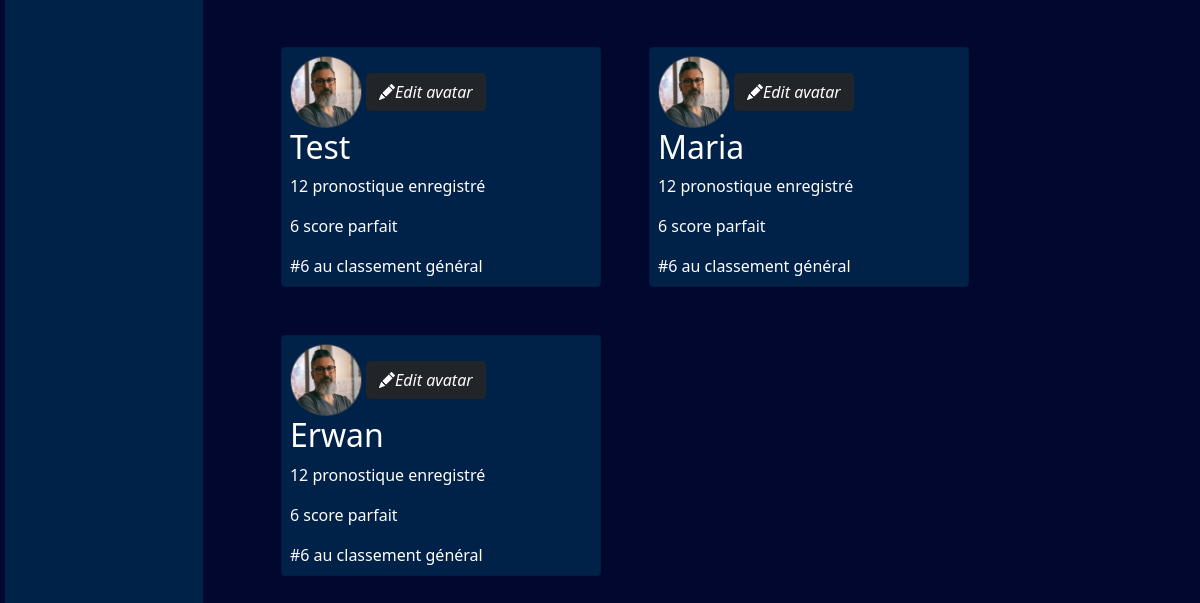
Before: /template/profile.php (lower part) with the older database file.
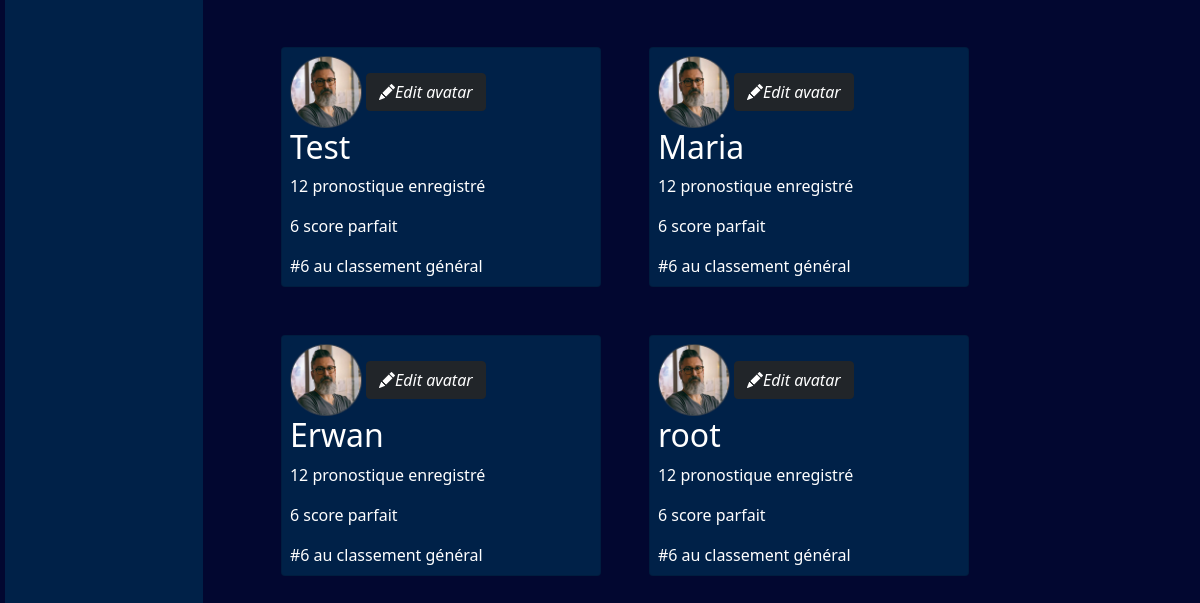
After: the same page with the newer database file.
### tables this page shows
CREATE TABLE users(
    id INTEGER PRIMARY KEY AUTOINCREMENT NOT NULL,
    username TEXT NOT NULL UNIQUE,
    password TEXT NOT NULL ,
    email TEXT NOT NULL UNIQUE,
    created_at DATETIME DEFAULT CURRENT_TIMESTAMP
, score INTEGER NOT NULL DEFAULT 0, picture TEXT DEFAULT fixture);

### template/profile.php (the view, shortened to what this page needs)
<?php
include('header.php');
include_once('../template/functions/lateralNavbar.php');
$sql = 'SELECT * FROM users ASC;';
$stmt = $db->prepare($sql);
$stmt->execute();
$users = $stmt->fetchAll(PDO::FETCH_ASSOC);
?>
<div class="row container mx-auto p-1 col-8 col-xl-9 ">
    <?php
foreach($users as $user){
    $picture = $user['picture'];
    $firstname = $user['username'];
    if(($picture) !== "fixture"){
      $avatar = "../assets/img/userfile/". $_SESSION['user']['pseudo'] ."/" . $picture;
    }else{
      $avatar = "../assets/img/fixture.png" ;
    }
?>
<div class="d-flex col-6 card p-2 m-4 text-white" style="width: 20rem;">
  <div class="position-relative">
    <img class="card-img-top" src="<?php echo $avatar?> " alt="Card image cap">
    <button type="button" class="btn btn-dark" data-bs-toggle="modal" data-bs-target="#exampleModal">
        <i class="position-relative text-white top-0 end-0 translate-middle bi bi-pencil-fill">Edit avatar </i>
    </button>
  </div>
  <div class="profile-card-body p-0">
    <h2 class="card-title"> <?php echo $firstname ?> </h2>
      <p class="card-text"><bold>12</bold> pronostique enregistré</p>
      <p class="card-text"> <bold>6</bold> score parfait</p>
      <p class="card-text"> #6 au classement général  </p>
  </div>
</div>
<?php };?></div>

### template/header.php (shortened to what this page needs)
<!DOCTYPE html>
<html lang="fr">
<head>
     <link rel="stylesheet" href="https://cdn.jsdelivr.net/npm/charts.css/dist/charts.min.css">
    <link href="../assets/css/chartcss.css" rel="stylesheet">
    <link href="https://cdn.jsdelivr.net/npm/bootstrap@5.1.3/dist/css/bootstrap.min.css" rel="stylesheet">
    <link href="../assets/css/style.css" rel="stylesheet">
    <link rel="stylesheet" href="https://cdn.jsdelivr.net/npm/bootstrap-icons@1.8.1/font/bootstrap-icons.css">
    <link href="http://fonts.cdnfonts.com/css/bruno-ace" rel="stylesheet">
</head>
<body>

### template/functions/lateralNavbar.php (shortened to what this page needs)
<div class="container-fluid ">
    <div class="row flex-nowrap ">
        <div class=" lateralnav col-2 col-md-2 col-xl-2 px-sm-2 px-0">
        </div>

### assets/css/chartcss.css (style rules this page uses)
body { background-color: rgb(3, 3, 18); }

### assets/css/style.css (style rules this page uses)
* { margin: 0; padding: 0 ; }
body { width: 100%; background: #020730; padding:5px; background-image: url("/assets/img/feminine-world-cup-trophy.png"); background-repeat: no-repeat; background-position: 70% top; }
h2 { color: #fff; }
.card { background: #002148; }
.card-img-top { height:6vw; width:6vw; background: #002148; }
.lateralnav { background-color: #002148; color:rgba(123, 180, 246, 1); }

Changed rows visible on the page:
added users: picture (picture), username "root"
